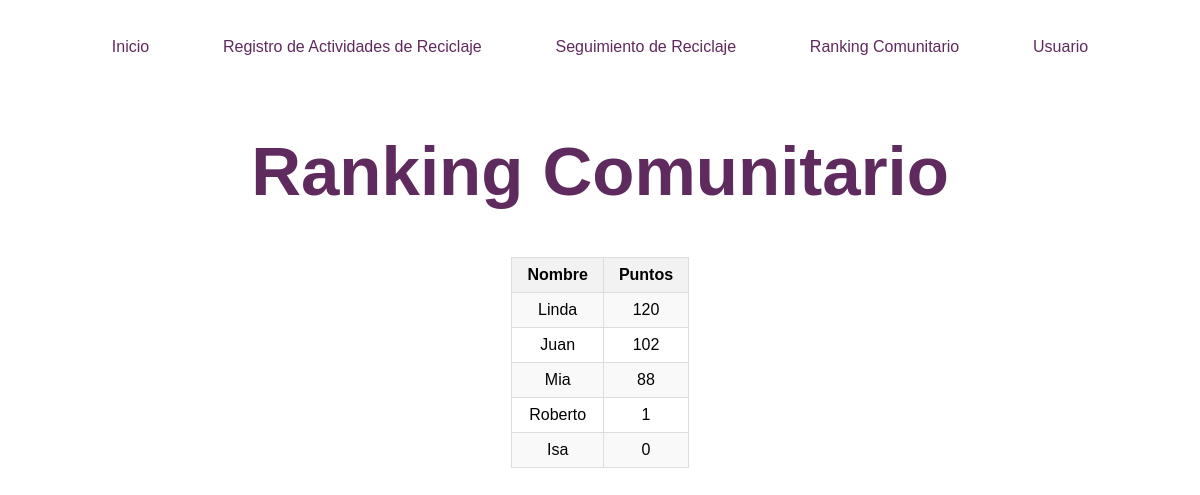
/ranking_comunitario (signed in), run on the app's committed database.
### tables this page shows
CREATE TABLE usuarios (    id INTEGER PRIMARY KEY,    nombre TEXT NOT NULL,    correo TEXT NOT NULL,    puntos INTEGER, contrasena TEXT);

### app.py (the view)
@app.route('/ranking_comunitario')
def ranking_comunitario():
    usuarios = obtener_usuarios()
    usuarios_ordenados = sorted(usuarios, key=lambda x: x['puntos'], reverse=True)
    return render_template('ranking_comunitario.html', usuarios=usuarios_ordenados)

### app.py (called while the page is built)
def conectar_bd():
    return sqlite3.connect('reciclaje.db')

def obtener_usuarios():
    conn = conectar_bd()
    cursor = conn.cursor()
    cursor.execute('SELECT * FROM usuarios')
    usuarios = cursor.fetchall()
    lista_usuarios = []
    for usuario in usuarios:
        lista_usuarios.append({
            'id': usuario[0],
            'nombre': usuario[1],
            'correo': usuario[2],
            'puntos': usuario[3],
            'contrasena': usuario[4]
        })
    conn.close()
    return lista_usuarios

### templates/ranking_comunitario.html (shortened to what this page needs)
<!DOCTYPE html>
<html lang="en">
<head>
    <link rel="stylesheet" type="text/css" href="{{ url_for('static', filename='main.css') }}">
    <link rel="stylesheet" type="text/css" href="{{ url_for('static', filename='ranking_comunitario.css') }}">
    <link rel="stylesheet" type="text/css" href="{{ url_for('static', filename='seguimiento.css') }}">
</head>
<body>
    <header id="header">
        <ul id="mainMenu">
            <li><a href="/">Inicio</a></li>
            <li><a href="/registro_actividades">Registro de Actividades de Reciclaje</a></li>
            <li><a href="/seguimiento">Seguimiento de Reciclaje</a></li>
            <li><a href="/ranking_comunitario">Ranking Comunitario</a></li>
            {% if 'usuario' in session %}
                <li><a href="/usuario">Usuario</a></li>
            {% else %}
                <li><a href="/inicio_sesion">Iniciar Sesión</a></li>
            {% endif %}
        </ul>
    </header>
    <h1 class="pageTitle">Ranking Comunitario</h1>
    <section class="contentRanking">
        <table>
            <thead>
                <tr>
                    <th>Nombre</th>
                    <th>Puntos</th>
                </tr>
            </thead>
            <tbody>
                {% for usuario in usuarios %}
                    <tr>
                        <td>{{ usuario.nombre }}</td>
                        <td>{{ usuario.puntos }}</td>
                    </tr>
                {% endfor %}
            </tbody>
        </table>
    </section>
</body>
</html>

### static/main.css (style rules this page uses)
:root { --color-violeta: #5f2a5d; --color-crema:#f9eee1; --color-naranja: #ff885e; --color-rojo-calido: #FF5733; --color-rosa-claro: #FFB6C1; --color-verde-menta: #00FFC3; --color-gris-claro: #ecf0f1; --color-gris-oscuro: #34495e; --color-blanco: #ffffff; --color-negro: #000000; }
body { font-family: 'Lexend', sans-serif; background-color: var(--color-blanco); }
#header { padding: 30px; font-size: 16px; font-weight: 400; }
#mainMenu { list-style-type: none; margin: 0; padding: 0; overflow: hidden; display: flex; justify-content: center; justify-content: space-evenly; }
#mainMenu > li > a { text-decoration: none; color: var(--color-violeta); }
.pageTitle { color:var(--color-violeta); font-weight: 700; font-size: 69px; text-align: center; }

### static/ranking_comunitario.css (style rules this page uses)
.contentRanking { display: flex; justify-content: space-around; }

### static/seguimiento.css (style rules this page uses)
table { table-layout: auto; text-align: center; border-collapse: collapse; }
.contentRanking table { width: 15%; }
th { background-color: #f2f2f2; border: 1px solid #dddddd; padding: 8px; }
td { border: 1px solid #dddddd; padding: 8px; }
tr:nth-child(odd) { background-color: #f9f9f9; }

### data on the page
usuarios: nombre "Linda", puntos "120"
usuarios: nombre "Juan", puntos "102"
usuarios: nombre "Mia", puntos "88"
usuarios: nombre "Roberto", puntos "1"
usuarios: nombre "Isa", puntos "0"
